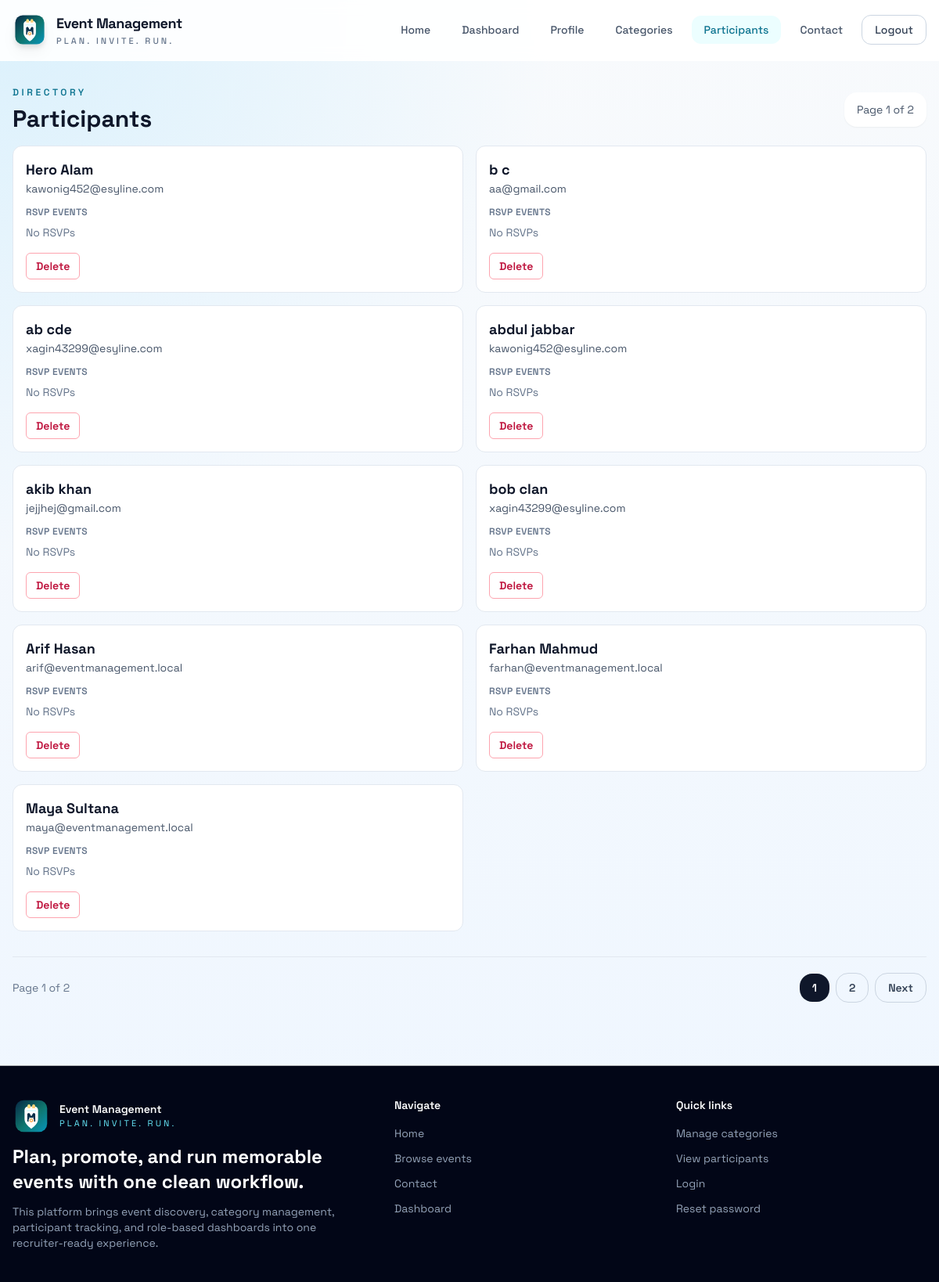
Screenshot of /users/participants/ (signed in) with the database file from the repository.
### users/models.py (models this page shows, shortened)
class User(AbstractUser):
    profile_picture = models.ImageField(
        upload_to="profiles/",
        default="profiles/default_profile.jpg",
        blank=True,
    )
    phone_number = models.CharField(
        max_length=20,
        validators=[phone_number_validator],
        blank=True,
    )

### users/views.py (the view)
# urls.py: path("participants/", views.participant_list, name="participants"),
@role_required("Admin")
def participant_list(request):
    page_obj = paginate_queryset(
        request,
        User.objects.filter(groups__name="Participant")
        .prefetch_related("rsvp_events")
        .order_by("username")
        .distinct(),
        9,
    )
    return render(
        request,
        "users/participant_list.html",
        with_role_context(
            request,
            {
                "participants": page_obj.object_list,
                "page_obj": page_obj,
            },
        ),
    )

### users/utils.py (called while the page is built)
def user_has_role(user, *roles):
    if not user.is_authenticated:
        return False
    if user.is_superuser:
        return True
    return user.groups.filter(name__in=roles).exists()

def role_required(*roles):
    def decorator(view_func):
        @login_required
        @wraps(view_func)
        def _wrapped_view(request, *args, **kwargs):
            if user_has_role(request.user, *roles):
                return view_func(request, *args, **kwargs)
            raise PermissionDenied("You do not have permission to access this page.")
        return _wrapped_view
    return decorator

def role_flags_for_user(user):
    return {
        "is_admin_user": user_has_role(user, "Admin"),
        "is_organizer_user": user_has_role(user, "Organizer"),
        "is_participant_user": user_has_role(user, "Participant"),
    }

### users/views.py (called while the page is built)
def with_role_context(request, context=None):
    base = role_flags_for_user(request.user)
    if context:
        base.update(context)
    return base

def paginate_queryset(request, queryset, per_page):
    paginator = Paginator(queryset, per_page)
    return paginator.get_page(request.GET.get("page"))

### users/templates/users/participant_list.html (shortened to what this page needs)
{% extends "base.html" %}
{% block content %}
<section class="mb-4 flex items-center justify-between gap-3">
    <div>
        <p class="text-xs font-semibold uppercase tracking-[0.3em] text-cyan-700">Directory</p>
        <h1 class="mt-2 text-3xl font-bold">Participants</h1>
    </div>
    <div class="rounded-2xl bg-white px-4 py-3 text-sm text-slate-600 shadow-sm">
        Page {{ page_obj.number }} of {{ page_obj.paginator.num_pages }}
    </div>
</section>
<section class="grid gap-4 md:grid-cols-2 xl:grid-cols-3">
    {% for participant in participants %}
        <article class="rounded-xl border border-slate-200 bg-white p-4">
            <h2 class="text-lg font-bold">{{ participant.get_full_name|default:participant.username }}</h2>
            <p class="text-sm text-slate-600">{{ participant.email }}</p>
            <p class="mt-3 text-xs font-semibold uppercase tracking-wide text-slate-500">RSVP Events</p>
            <div class="mt-2 flex flex-wrap gap-2">
                {% for event in participant.rsvp_events.all %}
                    <span class="rounded-full bg-slate-100 px-3 py-1 text-xs font-semibold">{{ event.name }}</span>
                {% empty %}
                    <span class="text-sm text-slate-500">No RSVPs</span>
                {% endfor %}
            </div>
            <div class="mt-4 flex gap-2 text-sm">
                <a href="{% url 'users:participant-delete' participant.pk %}" class="rounded-md border border-rose-300 px-3 py-1.5 font-semibold text-rose-700 hover:bg-rose-50">Delete</a>
            </div>
        </article>
    {% empty %}
        <div class="rounded-xl border border-dashed border-slate-300 bg-white p-8 text-center text-slate-600 md:col-span-2 xl:col-span-3">
            No participants found.
        </div>
    {% endfor %}
</section>
{% include "includes/pagination.html" %}
{% endblock %}

### events/templates/base.html (style rules this page uses)
:root { --brand-ink: #082f49; --brand-primary: #0f766e; --brand-accent: #ea580c; }
body { font-family: "Space Grotesk", system-ui, sans-serif; background: radial-gradient(circle at top left, rgba(125, 211, 252, 0.24), transparent 35%), linear-gradient(180deg, #f8fafc 0%, #eef6ff 100%); }

### rows the page displays
User: get_full_name "Hero Alam", email "kawonig452@esyline.com"
User: get_full_name "b c", email "aa@gmail.com"
User: get_full_name "ab cde", email "xagin43299@esyline.com"
User: get_full_name "abdul jabbar", email "kawonig452@esyline.com"
User: get_full_name "akib khan", email "jejjhej@gmail.com"
User: get_full_name "bob clan", email "xagin43299@esyline.com"
User: get_full_name "Arif Hasan", email "arif@eventmanagement.local"
User: get_full_name "Farhan Mahmud", email "farhan@eventmanagement.local"
User: get_full_name "Maya Sultana", email "maya@eventmanagement.local"

### other values shown
{{ page_obj.number }} "1"
{{ page_obj.paginator.num_pages }} "2"
{{ page_number }} "1" "2"
